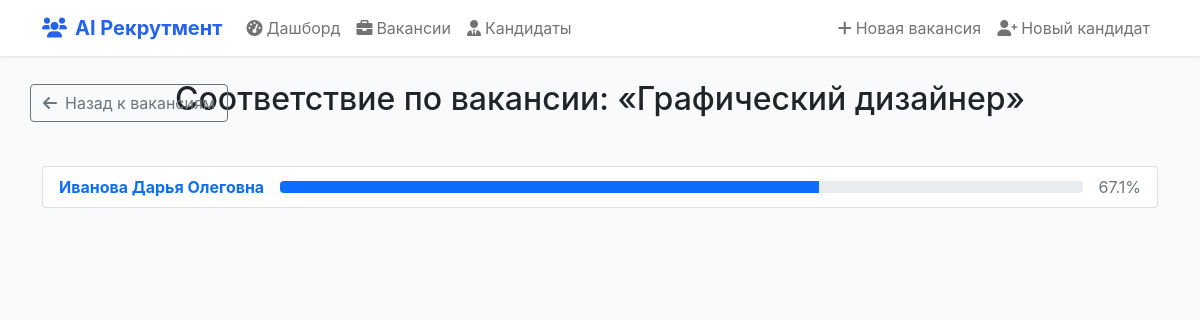
The app's page /vacancy_candidates/1 with its own data.
### tables this page shows
CREATE TABLE preferences
(
    id               integer PRIMARY KEY autoincrement,
    desired_position text,
    employment_type  text,
    desired_salary   integer
);

CREATE TABLE cv_files (cv_id INTEGER, file_path TEXT, status TEXT, interview_datetime TEXT, PRIMARY KEY(cv_id));

CREATE TABLE cv_personal_info
(
    id         integer PRIMARY KEY autoincrement,
    name       text,
    age        integer,
    location   text,
    relocation text
);

CREATE TABLE on_jobs_cvs
(
    job_id          integer NOT NULL,
    cv_id           integer NOT NULL,
    age             integer,
    location        integer,
    position        integer,
    employment_type integer,
    desired_salary  integer,
    work_exp        integer,
    education       integer,
    skills          integer,
    skills_tech     integer,
    languages       integer,
    final_score     real,
    age_reason             text,
    location_reason        text,
    position_reason        text,
    employment_type_reason text,
    desired_salary_reason  text,
    work_exp_reason        text,
    education_reason       text,
    skills_reason          text,
    skills_tech_reason     text,
    languages_reason       text,
    final_score_reason     text
);

### app.py (the view)
@app.route('/vacancy_candidates/<int:vacancy_id>')
def vacancy_candidates(vacancy_id):
    vacancy = get_vacancy(vacancy_id)
    if not vacancy:
        abort(404)
    candidates = get_candidates_for_vacancy(vacancy_id)
    return render_template('vacancy_candidates.html', vacancy=vacancy, candidates=candidates)

### app.py (called while the page is built)
def get_db_connection():
    conn = sqlite3.connect(DB_PATH)
    conn.row_factory = sqlite3.Row
    return conn

### templates/vacancy_candidates.html (shortened to what this page needs)
{% extends "base.html" %}
{% block content %}
<div class="row mb-4">
    <div class="col-12 position-relative">
        <a href="{{ url_for('vacancies') }}" class="btn btn-outline-secondary position-absolute start-0 top-0 mt-1">
            <i class="fas fa-arrow-left me-2"></i>Назад к вакансиям
        </a>
        <h2 class="text-center mb-4">Соответствие по вакансии: &laquo;{{ vacancy.desired_position|capitalize }}&raquo;</h2>
    </div>
</div>
{% set sorted_candidates = candidates|sort(attribute='matching_score', reverse=True) %}
<ul class="list-group">
    {% for candidate in sorted_candidates %}
    <li class="list-group-item d-flex align-items-center justify-content-between">
        <a href="{{ url_for('candidate_detail', candidate_id=candidate.id) }}" class="fw-bold text-decoration-none">{{ candidate.name }}</a>
        {% if candidate.matching_score is not none %}
        <a href="{{ url_for('detailed_matching', candidate_id=candidate.id, vacancy_id=vacancy.id) }}" class="flex-grow-1 mx-3" style="text-decoration: none;">
            <div class="progress" style="height: 12px; cursor:pointer;">
                <div class="progress-bar" style="width: {{ candidate.matching_score }}%"></div>
            </div>
        </a>
        <span class="text-muted">{{ candidate.matching_score }}%</span>
        {% endif %}
    </li>
    {% endfor %}
</ul>
{% endblock %}

### templates/base.html (style rules this page uses)
:root { --primary-color: #2563eb; --secondary-color: #64748b; --success-color: #10b981; --warning-color: #f59e0b; --danger-color: #ef4444; --light-bg: #f8fafc; --border-color: #e2e8f0; }
body { background-color: var(--light-bg); font-family: 'Inter', -apple-system, BlinkMacSystemFont, sans-serif; }

### records on screen
preferences: desired_position "Графический дизайнер"
cv_files: name "Иванова Дарья Олеговна", matching_score "67.1"
